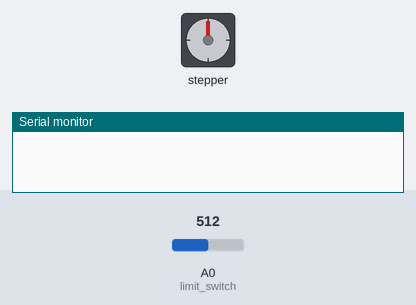
Bench run of a sketch on a simulated Arduino Mega 2560, built with avr-gcc and run on an emulated ATmega2560. Shown: stepper motor, the last lines printed to the serial monitor. The test bench sets the inputs (shaded band); at power-on: A0 (limit_switch) = 512. Stepper angles assume 200 steps per turn.

Above: at 0.0 s.
At 3.5 s:
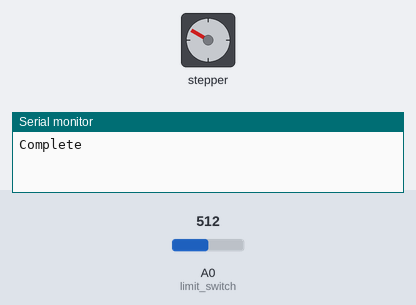
3.6 s: A0 (limit_switch) set to 0
At 5.57 s:
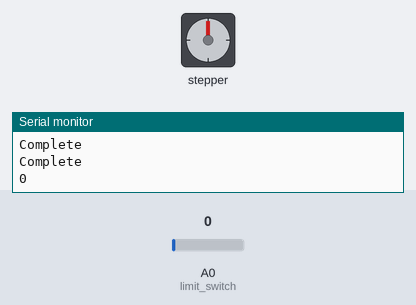
Timing chart, 0 to 13.2 s (numbered marks = the images above; inputs shaded):
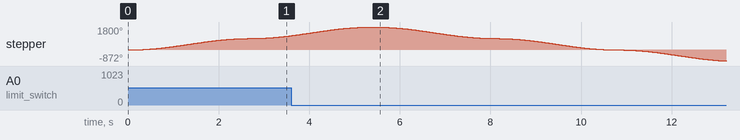

The sketch:

ramen_dispense_stepper.ino
```cpp
#include <SpeedyStepper.h>


const int MOTOR_STEP_PIN = 35;
const int MOTOR_DIRECTION_PIN = 37;

int limit_switch = A0;

SpeedyStepper stepper;

void setup() {
  // put your setup code here, to run once:
  Serial.begin(9600);
  pinMode(limit_switch, INPUT);
  stepper.connectToPins(MOTOR_STEP_PIN, MOTOR_DIRECTION_PIN);
}

void stepper_ramen(){
  stepper.setSpeedInStepsPerSecond(300);
  stepper.setAccelerationInStepsPerSecondPerSecond(300);

  while(analogRead(limit_switch) == 0){
    Serial.println(analogRead(limit_switch));
    stepper.moveRelativeInSteps(-500);
    if (analogRead(limit_switch) != 0){
      stepper.moveRelativeInSteps(100); // full rev backwards
      break;
    }
    //delay(500);
  }
}

void reset_stepper(){
  stepper.setSpeedInStepsPerSecond(300);
  stepper.setAccelerationInStepsPerSecondPerSecond(300);
  stepper.moveRelativeInSteps(500);
}


void loop() {

  stepper_ramen();
  reset_stepper();
  Serial.println("Complete");

}
```
